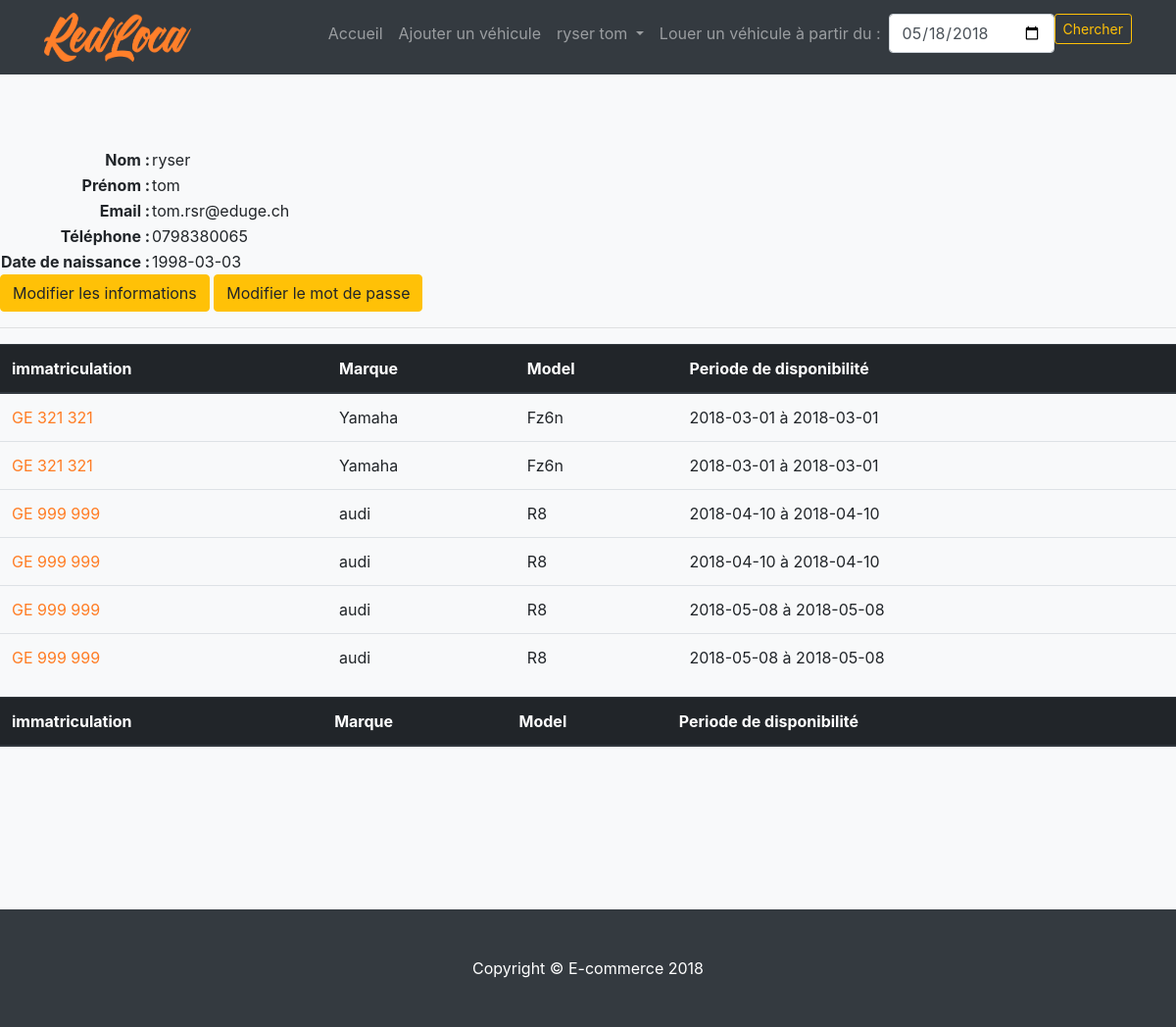
Screenshot of /view/user.php (signed in) with the database file from the repository.
### tables this page shows
CREATE TABLE IF NOT EXISTS `vehicules` (
  `idVehicule` int(11) NOT NULL AUTO_INCREMENT,
  `immatriculation` varchar(10) NOT NULL,
  `marque` varchar(45) NOT NULL,
  `model` varchar(45) NOT NULL,
  `nbPlace` int(11) NOT NULL,
  `couleur` varchar(45) NOT NULL,
  `image` varchar(45) NOT NULL,
  `dateDebutDisponibilite` date NOT NULL,
  `dateFinDisponibilite` date DEFAULT NULL,
  `utilisateurs_idutilisateur` int(11) NOT NULL,
  `categories_idCategorie` int(11) NOT NULL,
  PRIMARY KEY (`idVehicule`),
  UNIQUE KEY `idVehicule_UNIQUE` (`idVehicule`),
  KEY `fk_vehicules_utilisateurs1_idx` (`utilisateurs_idutilisateur`),
  KEY `fk_vehicules_categories1_idx` (`categories_idCategorie`)
);

### web/php/fonctionsBD_select.php (called while the page is built, shortened)
<?php
function getVehicleOf($userId){
    $connexion = getConnexion();
    $request = $connexion->prepare("SELECT * FROM redloca.vehicules
    WHERE utilisateurs_idutilisateur = :userId AND dateFinDisponibilite > current_date()
    OR utilisateurs_idutilisateur = :userId AND dateFinDisponibilite IS null ORDER BY dateDebutDisponibilite;");
    $request->bindParam(':userId', $userId, PDO::PARAM_INT);
    $request->execute();
    return $request->fetchAll(PDO::FETCH_ASSOC);
}
?>

### web/view/user.php (the view, shortened to what this page needs)
<?php session_start();
require_once('..\php\fonctionsBD_select.php');
$userVehicle = getVehicleOf($_SESSION['userId']);
?>
<!DOCTYPE html>
<html lang="en">
<head>
  <link href="../bootstrap/css/bootstrap.min.css" rel="stylesheet">
  <link href="../css/style.css" rel="stylesheet">
</head>
<body id="page-top">
<?php
  require_once('nav.php');
?>
    <section id="services" class="bg-light">
        <?php
            echo"
                <table>
                <tr>
                    <th id=\"tableLabel\">Nom : </th>
                    <td>".$_SESSION['lastName']."</td>
                </tr>
                <tr>
                    <th id=\"tableLabel\">Prénom : </th>
                    <td>".$_SESSION['firstName']."</td>
                </tr>
                <tr>
                    <th id=\"tableLabel\">Email : </th>
                    <td>".$_SESSION['email']."</td>
                </tr>
                <tr>
                    <th id=\"tableLabel\">Téléphone : </th>
                    <td>".$_SESSION['mobile']."</td>
                </tr>
                <tr>
                    <th id=\"tableLabel\">Date de naissance : </th>
                    <td>".$_SESSION['birthDate']."</td>
                </tr>
                </table>
            ";
        ?>
        <a href="updateUser.php"><button class="btn btn-warning " name="submit" type="submit">Modifier les informations</button></a>
        <a href="changePassword.php"><button class="btn btn-warning " name="submit" type="submit">Modifier le mot de passe</button></a>
        <HR/>
        <?php
            echo"
            <table class=\"table\">
            <thead class=\"thead-dark\">
              <tr>
                <th scope=\"col\">immatriculation</th>
                <th scope=\"col\">Marque</th>
                <th scope=\"col\">Model</th>
                <th scope=\"col\">Periode de disponibilité</th>
              </tr>
            </thead>
            <tbody>
              ";
                foreach ($userVehicle as &$value) {
                    echo"
                        <tr>
                            <td><a href=\"editVehicle?vehicleId=".$value['idVehicule']."\">".$value['immatriculation']."<a></td>
                            <td>".$value['marque']."</td>
                            <td>".$value['model']."</td>
                            <td>".$value['dateDebutDisponibilite']." à ".$value['dateDebutDisponibilite']."</td>
                        </tr>
                    ";
                }
              echo"
            </tbody>
          </table>
            ";
            echo"
            <table class=\"table\">
            <thead class=\"thead-dark\">
              <tr>
                <th scope=\"col\">immatriculation</th>
                <th scope=\"col\">Marque</th>
                <th scope=\"col\">Model</th>
                <th scope=\"col\">Periode de disponibilité</th>
                <th scope=\"col\"></th>
              </tr>
            </thead>
            <tbody>
              ";
              echo"
            </tbody>
          </table>
            ";
        ?>
    </section>
  <footer class="py-5 bg-dark">
    <div class="container">
    <p class="m-0 text-center text-white">Copyright &copy; E-commerce 2018</p>
    </div>
  </footer>
</body>
</html>

### web/css/style.css (style rules this page uses)
section { padding: 150px 0; }
#tableLabel { text-align: right; margin-left: 20%; }

### rows the page displays
vehicules: immatriculation "GE 321 321", marque "Yamaha", model "Fz6n", dateDebutDisponibilite "2018-03-01"
vehicules: immatriculation "GE 321 321", marque "Yamaha", model "Fz6n", dateDebutDisponibilite "2018-03-01"
vehicules: immatriculation "GE 999 999", marque "audi", model "R8", dateDebutDisponibilite "2018-04-10"
vehicules: immatriculation "GE 999 999", marque "audi", model "R8", dateDebutDisponibilite "2018-04-10"
vehicules: immatriculation "GE 999 999", marque "audi", model "R8", dateDebutDisponibilite "2018-05-08"
vehicules: immatriculation "GE 999 999", marque "audi", model "R8", dateDebutDisponibilite "2018-05-08"

### other values shown
$_SESSION['lastName'] "ryser"
$_SESSION['firstName'] "tom"
$_SESSION['email'] "tom.rsr@eduge.ch"
$_SESSION['mobile'] "0798380065"
$_SESSION['birthDate'] "1998-03-03"
